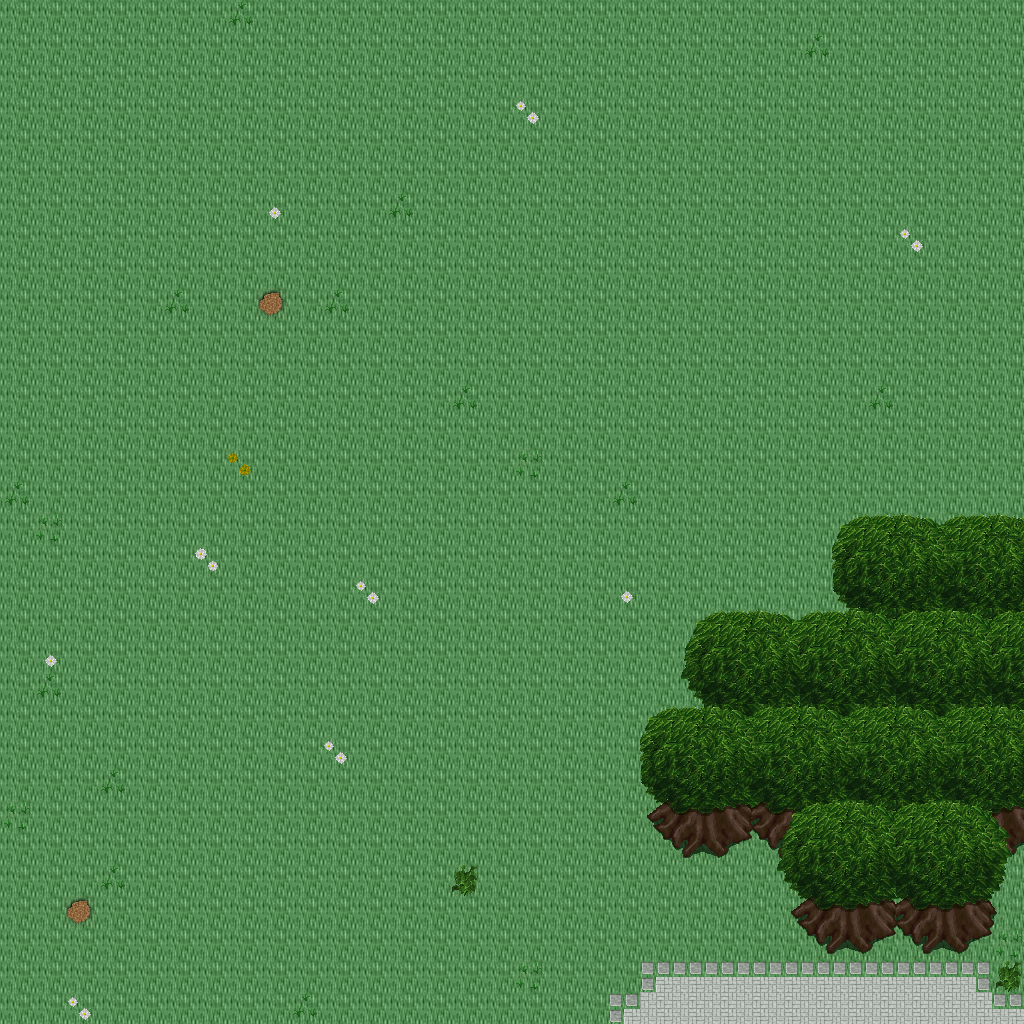

This is a level from a 2D game, rendered from its Tiled map with the project's own tilesets. A one-line summary and the map file follow, with tile-layer data summarised:
An orthogonal 32x32 tile map with 32x32 px tiles, 5 tile layers (Ground, Objects, Objects2, Above, ...), 1 hidden layer not drawn, 48 tilesets.

<map version="1.10" tiledversion="1.11.0" orientation="orthogonal" renderorder="right-down" width="32" height="32" tilewidth="32" tileheight="32" infinite="0" nextlayerid="11" nextobjectid="1">
 <tileset firstgid="1" name="logic_collision" tilewidth="32" tileheight="32" tilecount="1" columns="1">
  <image source="../drawable/logic_collision.png" width="32" height="32" />
 </tileset>
 <tileset firstgid="2" name="ground_ground" tilewidth="32" tileheight="32" tilecount="33" columns="3">
  <image source="../drawable/ground_ground.png" width="96" height="352" />
 </tileset>
 <tileset firstgid="35" name="ground_water_water" tilewidth="32" tileheight="32" tilecount="24" columns="3">
  <image source="../drawable/ground_water_water.png" width="96" height="256" />
 </tileset>
 <tileset firstgid="59" name="plant_grasses" tilewidth="32" tileheight="32" tilecount="6" columns="3">
  <image source="../drawable/plant_grasses.png" width="96" height="64" />
 </tileset>
 <tileset firstgid="65" name="ground_grass_edges" tilewidth="32" tileheight="32" tilecount="36" columns="12">
  <image source="../drawable/ground_grass_edges.png" width="384" height="96" />
 </tileset>
 <tileset firstgid="101" name="plant_tree_tree_green" tilewidth="32" tileheight="32" tilecount="88" columns="8">
  <image source="../drawable/plant_tree_tree_green.png" width="256" height="352" />
 </tileset>
 <tileset firstgid="189" name="ground_water_pool_grassy" tilewidth="32" tileheight="32" tilecount="27" columns="9">
  <image source="../drawable/ground_water_pool_grassy.png" width="288" height="96" />
 </tileset>
 <tileset firstgid="216" name="ground_water_water_corners" tilewidth="32" tileheight="32" tilecount="12" columns="6">
  <image source="../drawable/ground_water_water_corners.png" width="192" height="64" />
 </tileset>
 <tileset firstgid="228" name="plant_flower_daisy_blue" tilewidth="32" tileheight="32" tilecount="8" columns="2">
  <image source="../drawable/plant_flower_daisy_blue.png" width="64" height="128" />
 </tileset>
 <tileset firstgid="236" name="ground_water_channels_grassy" tilewidth="32" tileheight="32" tilecount="6" columns="3">
  <image source="../drawable/ground_water_channels_grassy.png" width="96" height="64" />
 </tileset>
 <tileset firstgid="242" name="plant_flower_daisy_yellow" tilewidth="32" tileheight="32" tilecount="8" columns="2">
  <image source="../drawable/plant_flower_daisy_yellow.png" width="64" height="128" />
 </tileset>
 <tileset firstgid="250" name="plant_flower_daisy_white" tilewidth="32" tileheight="32" tilecount="8" columns="2">
  <image source="../drawable/plant_flower_daisy_white.png" width="64" height="128" />
 </tileset>
 <tileset firstgid="258" name="building_wall_wall_brown" tilewidth="32" tileheight="32" tilecount="12" columns="3">
  <image source="../drawable/building_wall_wall_brown.png" width="96" height="128" />
 </tileset>
 <tileset firstgid="270" name="plant_bush_bushes" tilewidth="32" tileheight="32" tilecount="10" columns="5">
  <image source="../drawable/plant_bush_bushes.png" width="160" height="64" />
 </tileset>
 <tileset firstgid="280" name="plant_vine" tilewidth="32" tileheight="32" tilecount="3" columns="1">
  <image source="../drawable/plant_vine.png" width="32" height="96" />
 </tileset>
 <tileset firstgid="283" name="building_decoration_rocks_2" tilewidth="32" tileheight="32" tilecount="2" columns="1">
  <image source="../drawable/building_decoration_rocks_2.png" width="32" height="64" />
 </tileset>
 <tileset firstgid="285" name="plant_stump_stump_green" tilewidth="32" tileheight="32" tilecount="4" columns="2">
  <image source="../drawable/plant_stump_stump_green.png" width="64" height="64" />
 </tileset>
 <tileset firstgid="289" name="building_decoration_green_block" tilewidth="32" tileheight="32" tilecount="4" columns="2">
  <image source="../drawable/building_decoration_green_block.png" width="64" height="64" />
 </tileset>
 <tileset firstgid="293" name="plant_tree_tree_golden_small" tilewidth="32" tileheight="32" tilecount="6" columns="2">
  <image source="../drawable/plant_tree_tree_golden_small.png" width="64" height="96" />
 </tileset>
 <tileset firstgid="299" name="plant_flower_daisy_red" tilewidth="32" tileheight="32" tilecount="8" columns="2">
  <image source="../drawable/plant_flower_daisy_red.png" width="64" height="128" />
 </tileset>
 <tileset firstgid="307" name="plant_stump_stump_purple" tilewidth="32" tileheight="32" tilecount="4" columns="2">
  <image source="../drawable/plant_stump_stump_purple.png" width="64" height="64" />
 </tileset>
 <tileset firstgid="311" name="item_pot_dark_barrel" tilewidth="32" tileheight="32" tilecount="2" columns="1">
  <image source="../drawable/item_pot_dark_barrel.png" width="32" height="64" />
 </tileset>
 <tileset firstgid="313" name="ground_ladder_vertical_dark" tilewidth="32" tileheight="32" tilecount="3" columns="3">
  <image source="../drawable/ground_ladder_vertical_dark.png" width="96" height="32" />
 </tileset>
 <tileset firstgid="316" name="item_statue_green_stone" tilewidth="32" tileheight="32" tilecount="12" columns="4">
  <image source="../drawable/item_statue_green_stone.png" width="128" height="96" />
 </tileset>
 <tileset firstgid="328" name="item_statue_grey_stone" tilewidth="32" tileheight="32" tilecount="4" columns="2">
  <image source="../drawable/item_statue_grey_stone.png" width="64" height="64" />
 </tileset>
 <tileset firstgid="332" name="ground_rock_pebbles" tilewidth="32" tileheight="32" tilecount="3" columns="1">
  <image source="../drawable/ground_rock_pebbles.png" width="32" height="96" />
 </tileset>
 <tileset firstgid="335" name="item_corpse_huge_animal" tilewidth="32" tileheight="32" tilecount="16" columns="2">
  <image source="../drawable/item_corpse_huge_animal.png" width="64" height="256" />
 </tileset>
 <tileset firstgid="351" name="building_fence_fence_chunky" tilewidth="32" tileheight="32" tilecount="21" columns="3">
  <image source="../drawable/building_fence_fence_chunky.png" width="96" height="224" />
 </tileset>
 <tileset firstgid="372" name="building_roof_red" tilewidth="32" tileheight="32" tilecount="20" columns="5">
  <image source="../drawable/building_roof_red.png" width="160" height="128" />
 </tileset>
 <tileset firstgid="392" name="building_decoration_banner" tilewidth="32" tileheight="32" tilecount="12" columns="1">
  <image source="../drawable/building_decoration_banner.png" width="32" height="384" />
 </tileset>
 <tileset firstgid="404" name="building_door_closed" tilewidth="32" tileheight="32" tilecount="1" columns="1">
  <image source="../drawable/building_door_closed.png" width="32" height="32" />
 </tileset>
 <tileset firstgid="405" name="building_window_window_right" tilewidth="32" tileheight="32" tilecount="2" columns="2">
  <image source="../drawable/building_window_window_right.png" width="64" height="32" />
 </tileset>
 <tileset firstgid="407" name="building_decoration_floor_sparkle" tilewidth="32" tileheight="32" tilecount="18" columns="3">
  <image source="../drawable/building_decoration_floor_sparkle.png" width="96" height="192" />
 </tileset>
 <tileset firstgid="425" name="object_well" tilewidth="32" tileheight="32" tilecount="4" columns="2">
  <image source="../drawable/object_well.png" width="64" height="64" />
 </tileset>
 <tileset firstgid="429" name="building_decoration_magician_banner" tilewidth="32" tileheight="32" tilecount="3" columns="3">
  <image source="../drawable/building_decoration_magician_banner.png" width="96" height="32" />
 </tileset>
 <tileset firstgid="432" name="building_decoration_chimney" tilewidth="32" tileheight="32" tilecount="2" columns="1">
  <image source="../drawable/building_decoration_chimney.png" width="32" height="64" />
 </tileset>
 <tileset firstgid="434" name="logic_item_sheepfood" tilewidth="32" tileheight="32" tilecount="1" columns="1">
  <image source="../drawable/logic_item_sheepfood.png" width="32" height="32" />
 </tileset>
 <tileset firstgid="435" name="logic_creature_rodent" tilewidth="32" tileheight="32" tilecount="8" columns="8">
  <image source="../drawable/logic_creature_rodent.png" width="256" height="32" />
 </tileset>
 <tileset firstgid="443" name="logic_creature_animal" tilewidth="32" tileheight="32" tilecount="32" columns="8">
  <image source="../drawable/logic_creature_animal.png" width="256" height="128" />
 </tileset>
 <tileset firstgid="475" name="logic_item_resources" tilewidth="32" tileheight="32" tilecount="6" columns="6">
  <image source="../drawable/logic_item_resources.png" width="192" height="32" />
 </tileset>
 <tileset firstgid="481" name="logic_protection" tilewidth="32" tileheight="32" tilecount="2" columns="2">
  <image source="../drawable/logic_protection.png" width="64" height="32" />
 </tileset>
 <tileset firstgid="483" name="ground_green_paving" tilewidth="32" tileheight="32" tilecount="18" columns="3">
  <image source="../drawable/ground_green_paving.png" width="96" height="192" />
 </tileset>
 <tileset firstgid="501" name="building_fence_palisade" tilewidth="32" tileheight="32" tilecount="84" columns="6">
  <image source="../drawable/building_fence_palisade.png" width="192" height="448" />
 </tileset>
 <tileset firstgid="585" name="light_light_5x5" tilewidth="32" tileheight="32" tilecount="25" columns="5">
  <image source="../drawable/light_light_5x5.png" width="160" height="160" />
 </tileset>
 <tileset firstgid="610" name="light_door_light" tilewidth="32" tileheight="32" tilecount="12" columns="3">
  <image source="../drawable/light_door_light.png" width="96" height="128" />
 </tileset>
 <tileset firstgid="622" name="building_decoration_orbpedestal" tilewidth="32" tileheight="32" tilecount="2" columns="1">
  <image source="../drawable/building_decoration_orbpedestal.png" width="32" height="64" />
 </tileset>
 <tileset firstgid="624" name="item_pot_wooden_crates" tilewidth="32" tileheight="32" tilecount="6" columns="3">
  <image source="../drawable/item_pot_wooden_crates.png" width="96" height="64" />
 </tileset>
 <tileset firstgid="630" name="logic_creature_fowl" tilewidth="32" tileheight="32" tilecount="6" columns="6">
  <image source="../drawable/logic_creature_fowl.png" width="192" height="32" />
 </tileset>
 <layer id="1" name="Ground" width="32" height="32">
  <data>[1024 cells, 1024 non-empty, 1 distinct tile ids]</data>
 </layer>
 <layer id="2" name="Objects" width="32" height="32">
  <data>[1024 cells, 26 non-empty, 5 distinct tile ids]</data>
 </layer>
 <layer id="3" name="Objects2" width="32" height="32">
  <data>[1024 cells, 57 non-empty, 23 distinct tile ids]</data>
 </layer>
 <layer id="4" name="Above" width="32" height="32">
  <data>[1024 cells, 113 non-empty, 43 distinct tile ids]</data>
 </layer>
 <layer id="5" name="Above2" width="32" height="32">
  <data>[1024 cells, 2 non-empty, 2 distinct tile ids]</data>
 </layer>
 <layer id="6" name="Walkable" width="32" height="32" visible="0">
  <data>[1024 cells, 104 non-empty, 1 distinct tile ids]</data>
 </layer>
 <objectgroup id="7" name="Mapevents" />
 <objectgroup id="8" name="Spawn" />
 <objectgroup id="9" name="Keys" />
 <objectgroup id="10" name="Replace" />
</map>
